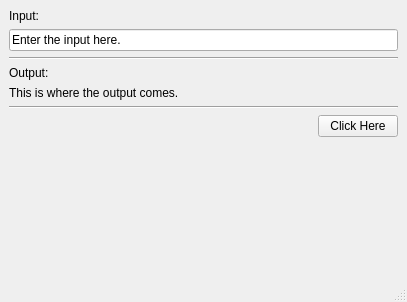
<?xml version="1.0" encoding="UTF-8"?>
<ui version="4.0">
 <class>MainWindow</class>
 <widget class="QMainWindow" name="MainWindow">
  <property name="geometry">
   <rect>
    <x>0</x>
    <y>0</y>
    <width>407</width>
    <height>302</height>
   </rect>
  </property>
  <property name="windowTitle">
   <string>MainWindow</string>
  </property>
  <widget class="QWidget" name="centralwidget">
   <layout class="QGridLayout" name="gridLayout">
    <item row="3" column="0" colspan="2">
     <widget class="QLabel" name="label_2">
      <property name="text">
       <string>Output:</string>
      </property>
     </widget>
    </item>
    <item row="4" column="0" colspan="2">
     <widget class="QLabel" name="label_3">
      <property name="text">
       <string>This is where the output comes.</string>
      </property>
     </widget>
    </item>
    <item row="7" column="1">
     <spacer name="verticalSpacer">
      <property name="orientation">
       <enum>Qt::Vertical</enum>
      </property>
      <property name="sizeHint" stdset="0">
       <size>
        <width>20</width>
        <height>115</height>
       </size>
      </property>
     </spacer>
    </item>
    <item row="6" column="1">
     <widget class="QPushButton" name="pushButton">
      <property name="text">
       <string>Click Here</string>
      </property>
     </widget>
    </item>
    <item row="1" column="0" colspan="2">
     <widget class="QLineEdit" name="lineEdit">
      <property name="text">
       <string>Enter the input here.</string>
      </property>
     </widget>
    </item>
    <item row="0" column="0" colspan="2">
     <widget class="QLabel" name="label">
      <property name="text">
       <string>Input:</string>
      </property>
     </widget>
    </item>
    <item row="6" column="0">
     <spacer name="horizontalSpacer">
      <property name="orientation">
       <enum>Qt::Horizontal</enum>
      </property>
      <property name="sizeHint" stdset="0">
       <size>
        <width>40</width>
        <height>20</height>
       </size>
      </property>
     </spacer>
    </item>
    <item row="2" column="0" colspan="2">
     <widget class="Line" name="line">
      <property name="orientation">
       <enum>Qt::Horizontal</enum>
      </property>
     </widget>
    </item>
    <item row="5" column="0" colspan="2">
     <widget class="Line" name="line_2">
      <property name="orientation">
       <enum>Qt::Horizontal</enum>
      </property>
     </widget>
    </item>
   </layout>
  </widget>
  <widget class="QMenuBar" name="menubar">
   <property name="geometry">
    <rect>
     <x>0</x>
     <y>0</y>
     <width>407</width>
     <height>18</height>
    </rect>
   </property>
  </widget>
  <widget class="QStatusBar" name="statusbar"/>
 </widget>
 <resources/>
 <connections/>
</ui>
